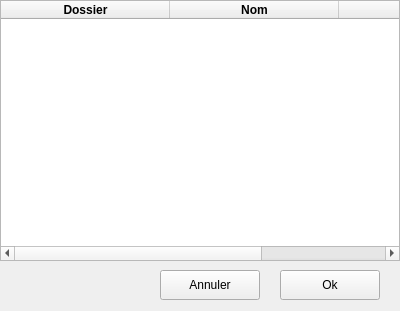
<?xml version="1.0" encoding="UTF-8"?>
<ui version="4.0">
 <class>DossierSelectionDialog</class>
 <widget class="QWidget" name="DossierSelectionDialog">
  <property name="geometry">
   <rect>
    <x>0</x>
    <y>0</y>
    <width>400</width>
    <height>311</height>
   </rect>
  </property>
  <property name="windowTitle">
   <string>Form</string>
  </property>
  <property name="styleSheet">
   <string notr="true"/>
  </property>
  <widget class="QTableWidget" name="tableWidget">
   <property name="geometry">
    <rect>
     <x>0</x>
     <y>0</y>
     <width>400</width>
     <height>261</height>
    </rect>
   </property>
   <attribute name="horizontalHeaderDefaultSectionSize">
    <number>169</number>
   </attribute>
   <column>
    <property name="text">
     <string>Dossier</string>
    </property>
    <property name="font">
     <font>
      <weight>75</weight>
      <bold>true</bold>
     </font>
    </property>
   </column>
   <column>
    <property name="text">
     <string>Nom</string>
    </property>
    <property name="font">
     <font>
      <weight>75</weight>
      <bold>true</bold>
     </font>
    </property>
   </column>
   <column>
    <property name="text">
     <string>Séance</string>
    </property>
    <property name="font">
     <font>
      <weight>75</weight>
      <bold>true</bold>
     </font>
    </property>
   </column>
  </widget>
  <widget class="QPushButton" name="pushButton_cancel">
   <property name="geometry">
    <rect>
     <x>160</x>
     <y>270</y>
     <width>100</width>
     <height>30</height>
    </rect>
   </property>
   <property name="text">
    <string>Annuler</string>
   </property>
  </widget>
  <widget class="QPushButton" name="pushButton_ok">
   <property name="geometry">
    <rect>
     <x>280</x>
     <y>270</y>
     <width>100</width>
     <height>30</height>
    </rect>
   </property>
   <property name="text">
    <string>Ok</string>
   </property>
  </widget>
 </widget>
 <resources/>
 <connections/>
</ui>
